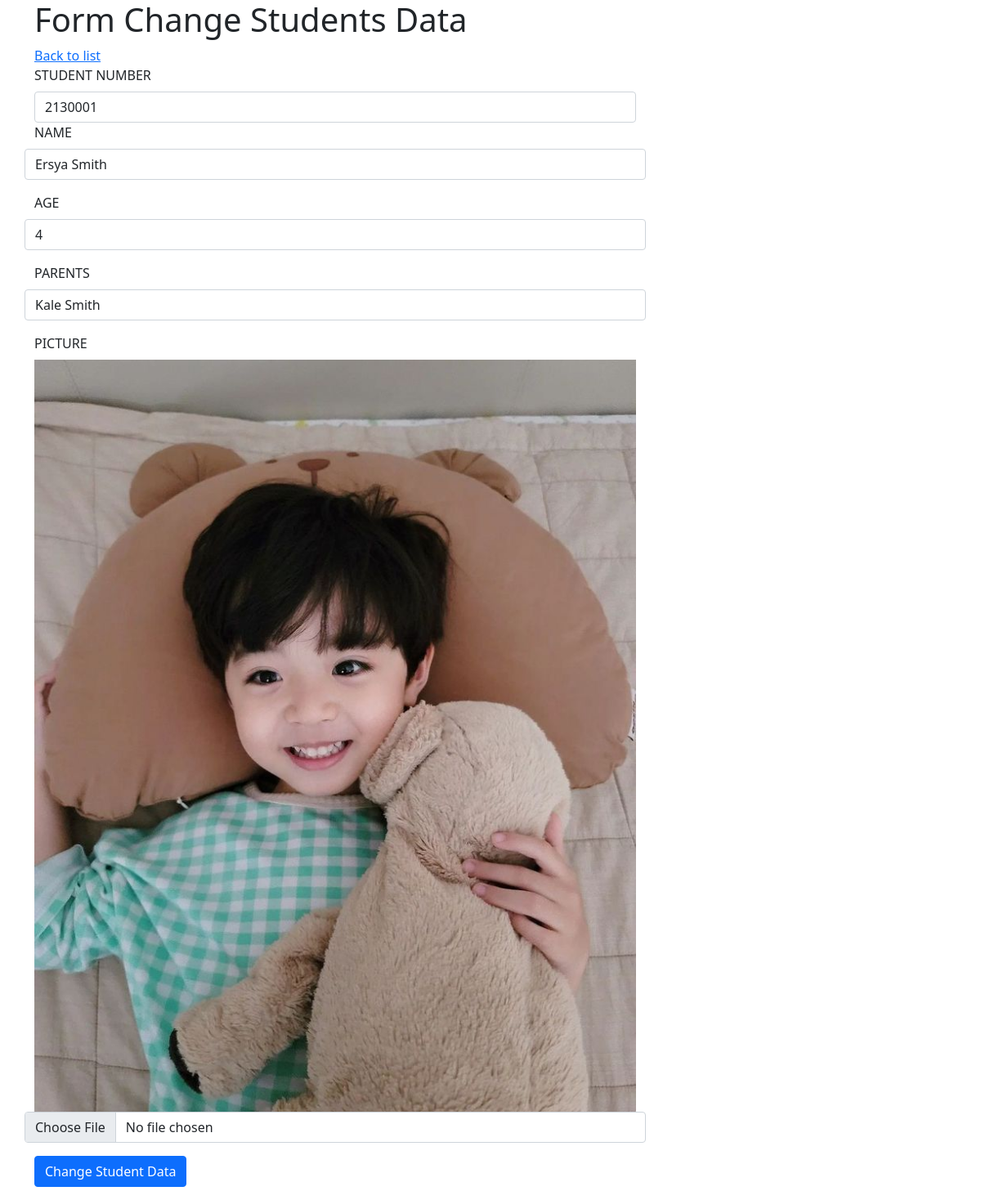
The app's page /change.php?id=1 (signed in) with its own data.
### tables this page shows
CREATE TABLE `students` (
  `id` int(11) NOT NULL,
  `Picture` varchar(50) NOT NULL,
  `Name_students` varchar(50) NOT NULL,
  `Student_number` varchar(50) NOT NULL,
  `Age` varchar(11) NOT NULL,
  `Parents` varchar(50) NOT NULL
);

### function.php (called while the page is built, shortened)
<?php
function koneksi () {
    $conn = mysqli_connect('localhost', 'root', '', 'tubes') or die ('koneksi gagal');
    return $conn;
}
function query ($query) {
    $conn = koneksi ();
    $result = mysqli_query($conn,$query) or die(mysqli_error($conn));
    $rows = [];
    while($row = mysqli_fetch_assoc($result)){
    $rows[] = $row;
    }
    return $rows;
}

### change.php (the view, shortened to what this page needs)
<?php
require 'function.php';
$id = $_GET["id"];
$stds = query("SELECT * FROM students WHERE id = $id")[0];
?>
<!doctype html>
<html lang="en">
  <head>
    <link href="https://cdn.jsdelivr.net/npm/bootstrap@5.1.3/dist/css/bootstrap.min.css" rel="stylesheet">
  </head>
  <body>
    <div class="container">
        <h1>Form Change Students Data</h1>
        <a href="students.php" >Back to list</a>
        <div class="row mb-3">
            <div class="col-8">
            <form action="" method="post" autocomplete="off" enctype="multipart/form-data">
                <label for="Student_number" class="form-label">STUDENT NUMBER</label>
                <input type="text" class="form-control" id="Student_number" name="Student_number" required maxlength="9" minlength="9"
                  value="<?= $stds["Student_number"]; ?>">
                <div class="row mb-3">
                <label for="Name_students" class="form-label">NAME</label>
                <input type="text" class="form-control" id="Name_students" name="Name_students"  value="<?= $stds["Name_students"]; ?>">
                </div>
                <div class="row mb-3">
                <label for="Age" class="form-label">AGE</label>
                <input type="text" class="form-control" id="Age" name="Age"  value="<?= $stds["Age"]; ?>">
                </div>
                <div class="row mb-3">
                <label for="Parents" class="form-label">PARENTS</label>
                <input type="text" class="form-control" id="Parents" name="Parents"  value="<?= $stds["Parents"]; ?>">
                </div>
                <div class="row mb-3">
                <label for="Picture" class="form-label">PICTURE</label>
                <img src="img/<?= $stds["Picture"];?>" width="30">
                <input type="file" class="form-control" id="Picture" name="Picture"  value="<?= $stds["Picture"]; ?>">
                </div>
                <button type="submit" class="btn btn-primary" name="change">Change Student Data</button>
            </form>
            </div>
        </div>
    </div>
  </body>
</html>

### records on screen
students: Student_number "2130001", Name_students "Ersya Smith", Age "4", Parents "Kale Smith", Picture (picture)
